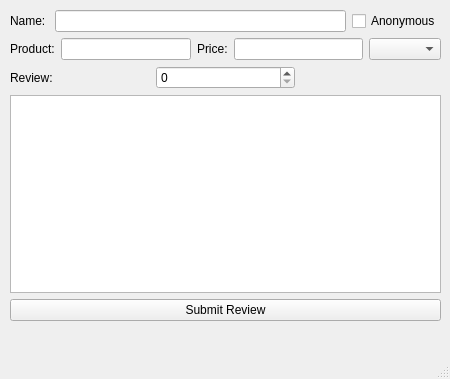
<?xml version="1.0" encoding="UTF-8"?>
<ui version="4.0">
 <class>reviewWindow</class>
 <widget class="QMainWindow" name="reviewWindow">
  <property name="geometry">
   <rect>
    <x>0</x>
    <y>0</y>
    <width>450</width>
    <height>379</height>
   </rect>
  </property>
  <property name="windowTitle">
   <string>MainWindow</string>
  </property>
  <widget class="QWidget" name="centralwidget">
   <widget class="QWidget" name="verticalLayoutWidget">
    <property name="geometry">
     <rect>
      <x>10</x>
      <y>10</y>
      <width>431</width>
      <height>311</height>
     </rect>
    </property>
    <layout class="QVBoxLayout" name="vertLayout">
     <item>
      <layout class="QHBoxLayout" name="nameHoriz">
       <item>
        <widget class="QLabel" name="nameLabel">
         <property name="text">
          <string>Name: </string>
         </property>
        </widget>
       </item>
       <item>
        <widget class="QLineEdit" name="nameLine"/>
       </item>
       <item>
        <widget class="QCheckBox" name="anonBox">
         <property name="text">
          <string>Anonymous</string>
         </property>
        </widget>
       </item>
      </layout>
     </item>
     <item>
      <layout class="QHBoxLayout" name="productHoriz">
       <item>
        <widget class="QLabel" name="productLabel">
         <property name="text">
          <string>Product:</string>
         </property>
        </widget>
       </item>
       <item>
        <widget class="QLineEdit" name="productLine">
         <property name="readOnly">
          <bool>true</bool>
         </property>
        </widget>
       </item>
       <item>
        <widget class="QLabel" name="label">
         <property name="text">
          <string>Price:</string>
         </property>
        </widget>
       </item>
       <item>
        <spacer name="horizontalSpacer">
         <property name="orientation">
          <enum>Qt::Horizontal</enum>
         </property>
         <property name="sizeType">
          <enum>QSizePolicy::Fixed</enum>
         </property>
         <property name="sizeHint" stdset="0">
          <size>
           <width>0</width>
           <height>0</height>
          </size>
         </property>
        </spacer>
       </item>
       <item>
        <widget class="QLineEdit" name="priceLine"/>
       </item>
       <item>
        <widget class="QComboBox" name="menuDrop"/>
       </item>
      </layout>
     </item>
     <item>
      <layout class="QHBoxLayout" name="ratingHoriz">
       <item>
        <widget class="QLabel" name="reviewLabel">
         <property name="text">
          <string>Review:</string>
         </property>
        </widget>
       </item>
       <item>
        <widget class="QSpinBox" name="ratingBox">
         <property name="enabled">
          <bool>true</bool>
         </property>
         <property name="wrapping">
          <bool>false</bool>
         </property>
         <property name="frame">
          <bool>true</bool>
         </property>
         <property name="maximum">
          <number>5</number>
         </property>
        </widget>
       </item>
       <item>
        <widget class="QLabel" name="starLabel">
         <property name="text">
          <string/>
         </property>
        </widget>
       </item>
      </layout>
     </item>
     <item>
      <layout class="QHBoxLayout" name="reviewHoriz">
       <item>
        <widget class="QTextEdit" name="textEdit"/>
       </item>
      </layout>
     </item>
     <item>
      <widget class="QPushButton" name="submitButton">
       <property name="text">
        <string>Submit Review</string>
       </property>
      </widget>
     </item>
    </layout>
   </widget>
  </widget>
  <widget class="QMenuBar" name="menubar">
   <property name="geometry">
    <rect>
     <x>0</x>
     <y>0</y>
     <width>450</width>
     <height>21</height>
    </rect>
   </property>
  </widget>
  <widget class="QStatusBar" name="statusbar"/>
 </widget>
 <resources/>
 <connections>
  <connection>
   <sender>anonBox</sender>
   <signal>clicked()</signal>
   <receiver>reviewWindow</receiver>
   <slot>makeAnon()</slot>
   <hints>
    <hint type="sourcelabel">
     <x>382</x>
     <y>49</y>
    </hint>
    <hint type="destinationlabel">
     <x>139</x>
     <y>65</y>
    </hint>
   </hints>
  </connection>
  <connection>
   <sender>menuDrop</sender>
   <signal>activated(int)</signal>
   <receiver>reviewWindow</receiver>
   <slot>setProduct()</slot>
   <hints>
    <hint type="sourcelabel">
     <x>383</x>
     <y>88</y>
    </hint>
    <hint type="destinationlabel">
     <x>373</x>
     <y>95</y>
    </hint>
   </hints>
  </connection>
  <connection>
   <sender>submitButton</sender>
   <signal>clicked()</signal>
   <receiver>reviewWindow</receiver>
   <slot>submitReview()</slot>
   <hints>
    <hint type="sourcelabel">
     <x>223</x>
     <y>332</y>
    </hint>
    <hint type="destinationlabel">
     <x>225</x>
     <y>352</y>
    </hint>
   </hints>
  </connection>
 </connections>
 <slots>
  <slot>makeAnon()</slot>
  <slot>setProduct()</slot>
  <slot>submitReview()</slot>
 </slots>
</ui>
